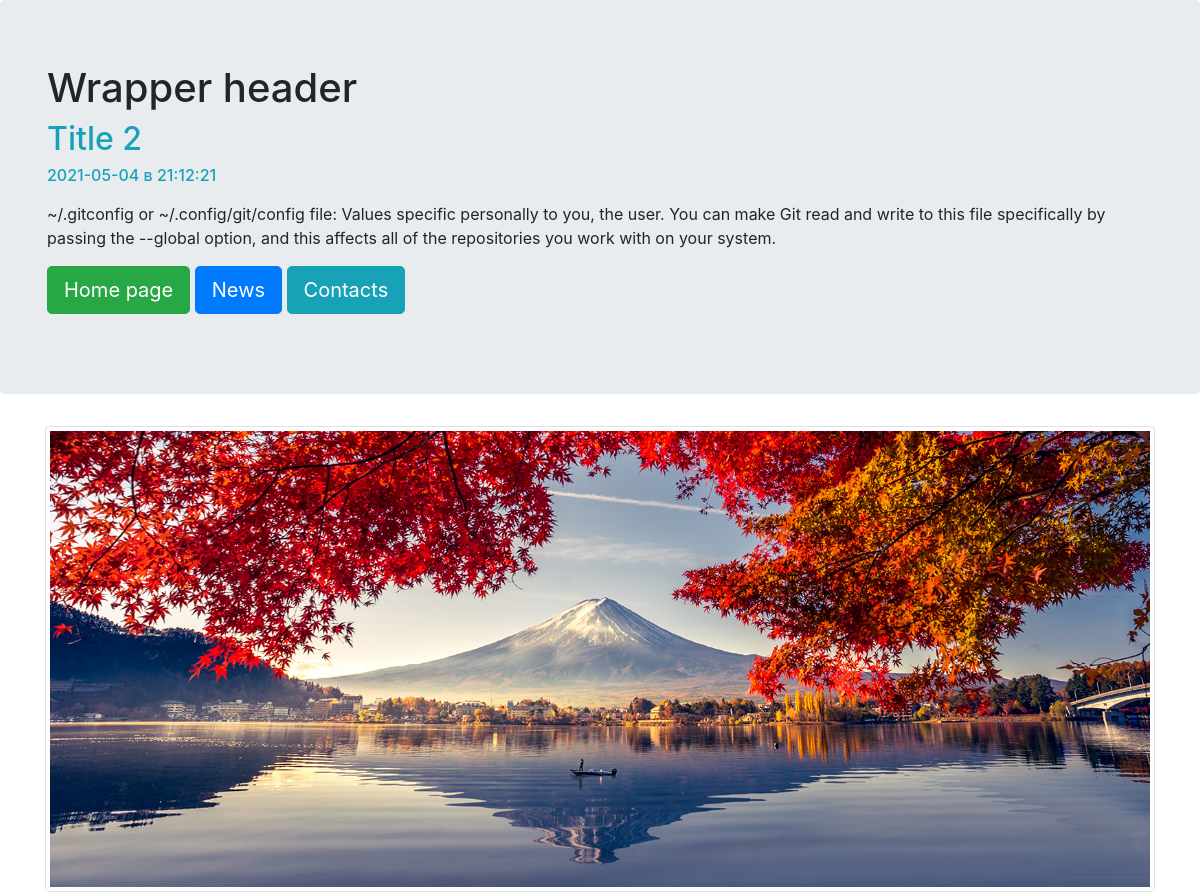
The page /news/2 on the database its author committed.
### news/models.py (models this page shows, shortened)
class Articles(models.Model):
    title = models.CharField(max_length=120)
    post = models.TextField()
    date = models.DateTimeField()

### news/templates/news/post.html
{% extends "testApp/wrapper.html" %}
{% block content %}
<h2 class="text-info">{{articles.title}}</h2>
<h6 class="text-info">{{articles.date|date:"Y-m-d в H:i:s"}}</h6>
<p>{{articles.post|safe|linebreaks}}</p>
{% endblock %}

### rows shown on the page
Articles: title "Title 2", date "2021-05-04 в 21:12:21", post "~/.gitconfig or ~/.config/git/config file: Values specific personally to you, the user. You can make Git read and write to this file specifically by passing the --global option, and this affects all of the repositories you work with on your system."
